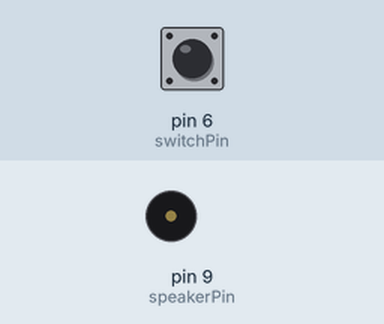
Recording of a sketch running on a simulated Arduino Uno, built with avr-gcc and run on an emulated ATmega328P. On the bench: buzzer (waves = sounding). The inputs (shaded band) are chosen by the test bench; at power-on: pin 6 (switchPin) HIGH.

Above: at 1.53 s.
At 1.99 s:
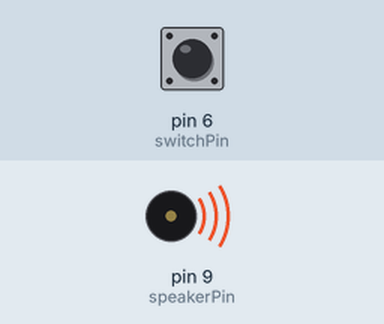
Timing chart, 0 to 3.0 s (numbered marks = the images above):
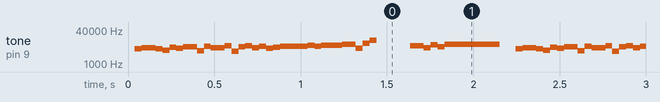

The sketch:

zelda_chest_noise_x16.ino
```cpp
/* This code is derived from:
 * http://www.arduino.cc/en/Tutorial/Melody
 * This plays the chest noise from the Legend of Zelda on a piezo buzzer connected to pin 9 and ground. It has been tuned to a buzzer I had on hand, but you may want to adjust the values, testing against a tuner.
 */

int speakerPin = 9;
const int switchPin = 6;

char notes[] = "gabygabyxzCDxzCDabywabywzCDEzCDEbywFCDEqywFGDEqi        azbC"; // a space represents a rest
int length = sizeof(notes); // the number of notes
int beats[] = { 1,1,1,1, 1,1,1,1, 1,1,1,1, 1,1,1,1, 1,1,1,1, 1,1,1,1, 1,1,1,1, 1,1,1,1, 1,1,1,1, 1,1,1,1, 1,1,1,1, 1,1,1,1, 1,1,1,1, 1,1,1,1, 2,3,3,16,};
int tempo = 75/4;

void playTone(int tone, int duration) {
  for (long i = 0; i < duration * 1000L; i += tone * 2) {
    digitalWrite(speakerPin, HIGH);
    delayMicroseconds(tone);
    digitalWrite(speakerPin, LOW);
    delayMicroseconds(tone);
  }
}

void playNote(char note, int duration) {
  char names[] = { 'c', 'd', 'e', 'f', 'g', 'x', 'a', 'z', 'b', 'C', 'y', 'D', 'w', 'E', 'F', 'q', 'G', 'i' };
  // c=C4, C = C5. These values have been tuned.
  int tones[] = { 1898, 1690, 1500, 1420, 1265, 1194, 1126, 1063, 1001, 947, 893, 843, 795, 749, 710, 668, 630, 594 };

  // play the tone corresponding to the note name
  for (int i = 0; i < 18; i++) {
    if (names[i] == note) {
      playTone((tones[i])/17, duration);
    }
  }
}

void setup() {
pinMode(speakerPin, OUTPUT);
pinMode(switchPin, INPUT);
digitalWrite(switchPin, HIGH);
}

void loop() {
  pinMode(speakerPin, OUTPUT);
  if (digitalRead(switchPin) == 1) {
    for (int i = 0; i < length; i++) {
    if (notes[i] == ' ') {
      delay(beats[i] * tempo); // rest
    } else {
      playNote(notes[i], beats[i] * tempo);
    }

    // pause between notes
    delay(tempo / 2);
  }
  }
  delay(100);
}
```

Measured:
- by itself, tone on pin 9 (speakerPin): plays 5143 Hz for 0.04 s, 5786 Hz for 0.08 s, 5254 Hz for 0.04 s, 4369 Hz for 0.04 s, 6173 Hz for 0.04 s, 5421 Hz for 0.04 s … (1829 notes in this stretch)
